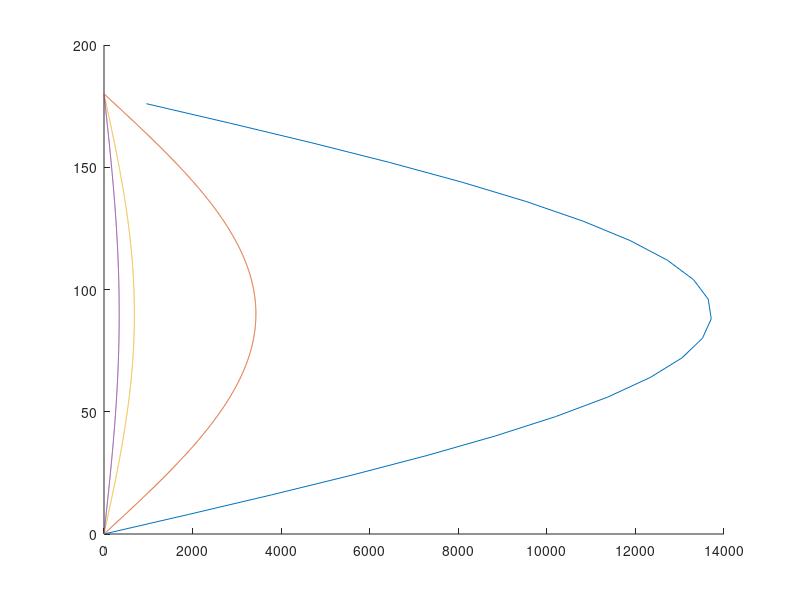

This chart was generated by the following MATLAB code:
clc; clear all; close all;
pn = 4;
a = 0:8:180;
x1 = 343/0.025*sind(a);
figure;
hold on;
plot(x1,a)

a = 0:0.1:180;
x1 = 343/0.10*sind(a);

plot(x1,a)

x2 = 343/0.5 * sind(a);

plot(x2,a)

x3 = 343/1 * sind(a);

plot(x3,a)
hold off;